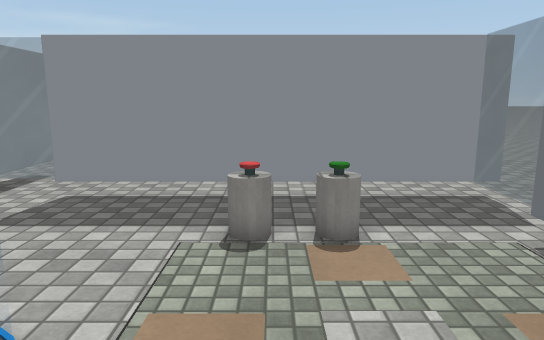
[1] (above)

12 first-person views from a walk through a Unity game level. The camera is 1.5 m above the floor, tilts 10° down and sees 70° across. The floor is counted in squares, 0.5 m on a side. Each view is taken from the middle of a square. On the plan, view 1 faces up. The plan holds only what a view shows up to about 20 squares ahead; the rest is blank. The place goes on beyond the plan. The player character is not drawn. Some surface patterns are stand-ins.

[2]
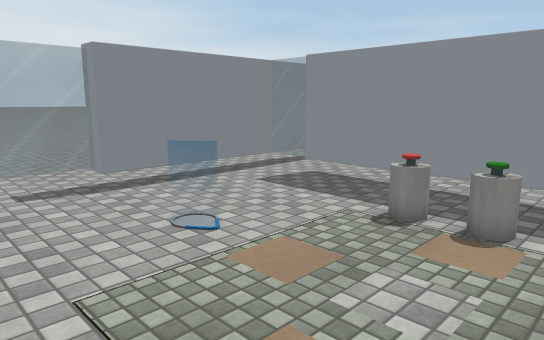

[3]
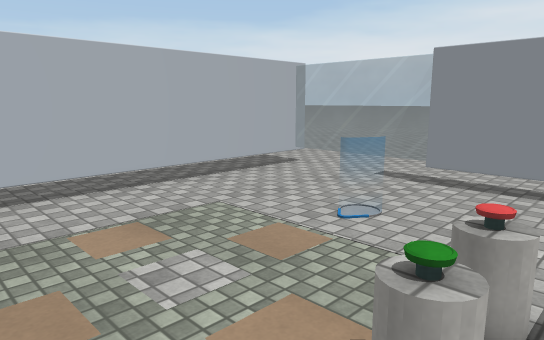

[4]
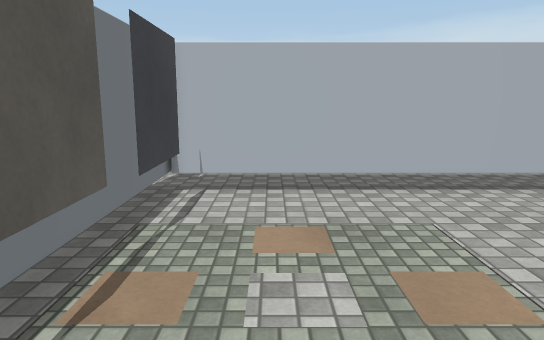

[5]
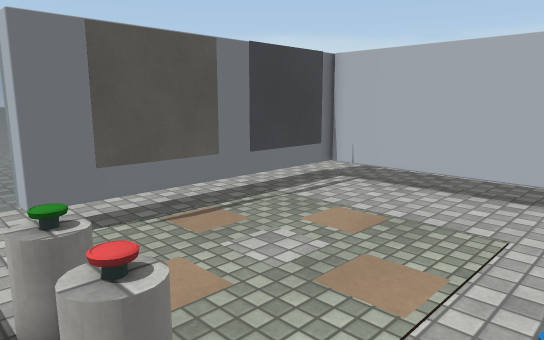

[6]
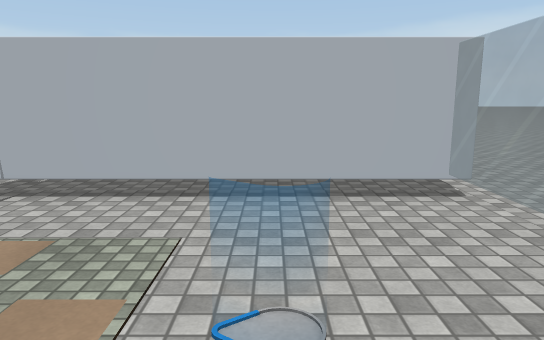

[7]
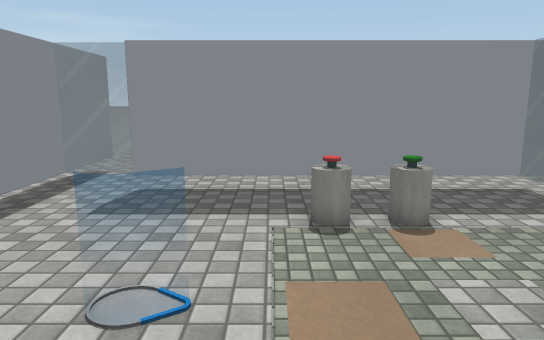

[8]
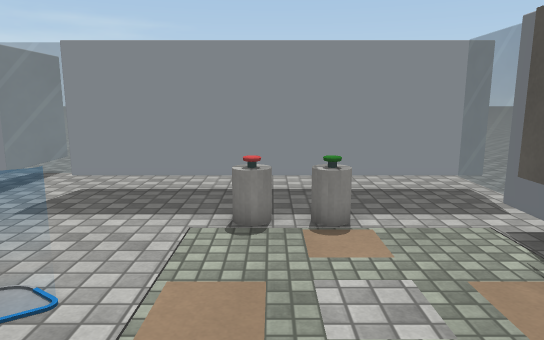

[9]
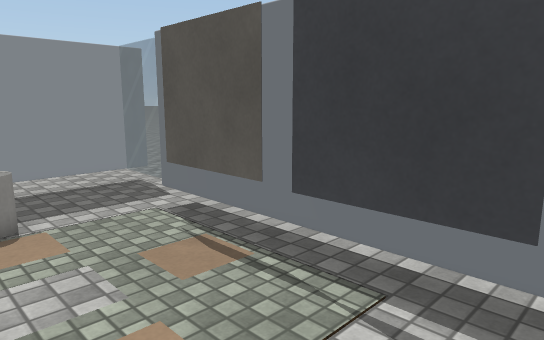

[10]
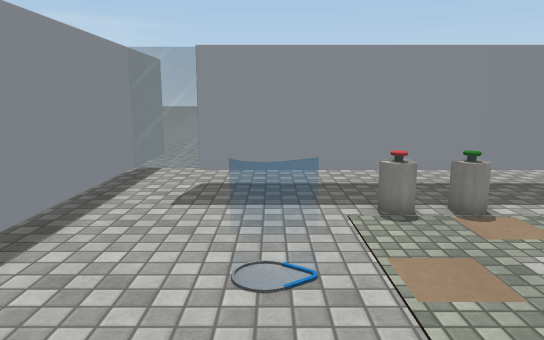

[11]
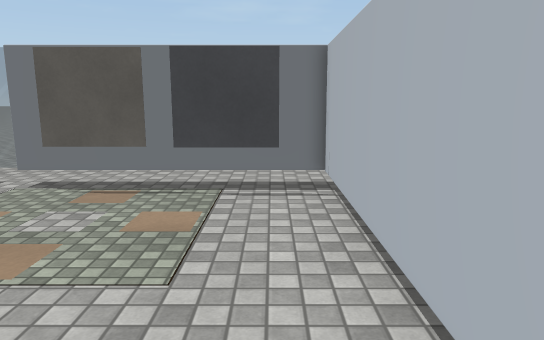

[12]
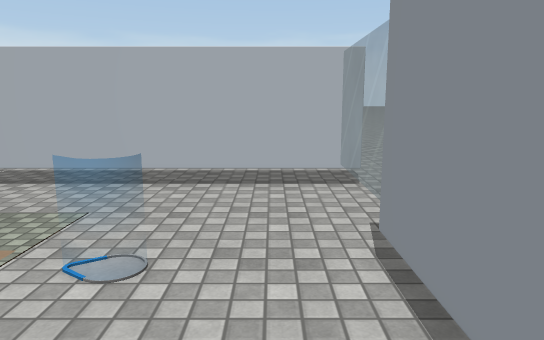

### Floor plan
Key: @ floor where view 1 was taken; # wall or solid block; x gap in a wall; . floor; = window, fence, low wall or low ledge; T thing the floor can be seen under or through; C white cylinder; O other object.
Columns run from 10 left of view 1 to 7 right of it. Each row starts with its distance up from view 1.
 14  #
 13  #................
 12  #==TTTTTTTTTTTTTx
 11  #..            =.
 10  #..............=.
  9  #.......CCCC...=.
  8  #.......CCCC.. T.
  7  #.............TT.
  6  #.............TT.
  5  #....O........OT.
  4 ##...=O=.......OT.
  3 ==.............TT.
  2 ==.............TT.
  1 ==.............TT.
  0 ==........@....TT.
 -1 ==.............TT.
 -2 ==............. T.
 -3 ###############TT.

Where each view was taken, in squares from view 1:
view 1: 0 up, 0 right, facing up
view 2: 1 down, 4 right, facing up-left
view 3: 10 up, 5 right, facing down-left
view 4: 10 up, 2 right, facing down
view 5: 10 up, 4 left, facing down-right
view 6: 9 up, 4 left, facing down
view 7: 1 down, 2 left, facing up
view 8: 1 down, 0 right, facing up
view 9: 2 down, 0 right, facing up-right
view 10: 2 down, 4 left, facing up
view 11: 1 down, 8 left, facing right
view 12: 11 up, 7 left, facing down
